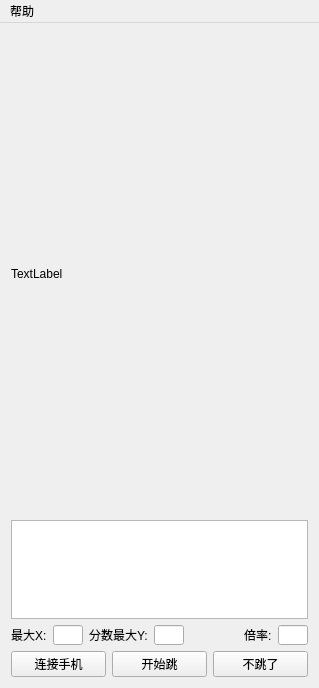
<?xml version="1.0" encoding="UTF-8"?>
<ui version="4.0">
 <class>MainWindow</class>
 <widget class="QMainWindow" name="MainWindow">
  <property name="geometry">
   <rect>
    <x>0</x>
    <y>0</y>
    <width>319</width>
    <height>688</height>
   </rect>
  </property>
  <property name="windowTitle">
   <string>MainWindow</string>
  </property>
  <widget class="QWidget" name="centralWidget">
   <layout class="QVBoxLayout" name="verticalLayout">
    <item>
     <widget class="QLabel" name="label">
      <property name="minimumSize">
       <size>
        <width>270</width>
        <height>480</height>
       </size>
      </property>
      <property name="maximumSize">
       <size>
        <width>270</width>
        <height>480</height>
       </size>
      </property>
      <property name="text">
       <string>TextLabel</string>
      </property>
     </widget>
    </item>
    <item>
     <widget class="QTextBrowser" name="textBrowser">
      <property name="maximumSize">
       <size>
        <width>16777215</width>
        <height>100</height>
       </size>
      </property>
     </widget>
    </item>
    <item>
     <layout class="QHBoxLayout" name="horizontalLayout_2">
      <item>
       <widget class="QLabel" name="label_2">
        <property name="maximumSize">
         <size>
          <width>40</width>
          <height>16777215</height>
         </size>
        </property>
        <property name="text">
         <string>最大X:</string>
        </property>
       </widget>
      </item>
      <item>
       <widget class="QLineEdit" name="lineEdit_MaxX">
        <property name="maximumSize">
         <size>
          <width>30</width>
          <height>20</height>
         </size>
        </property>
        <property name="toolTip">
         <string>&lt;html&gt;&lt;head/&gt;&lt;body&gt;&lt;p&gt;分辨率X值，比如分辨率1080*1920，此处填1080&lt;/p&gt;&lt;/body&gt;&lt;/html&gt;</string>
        </property>
        <property name="whatsThis">
         <string>&lt;html&gt;&lt;head/&gt;&lt;body&gt;&lt;p&gt;&lt;br/&gt;&lt;/p&gt;&lt;/body&gt;&lt;/html&gt;</string>
        </property>
        <property name="text">
         <string/>
        </property>
       </widget>
      </item>
      <item>
       <widget class="QLabel" name="label_4">
        <property name="maximumSize">
         <size>
          <width>70</width>
          <height>16777215</height>
         </size>
        </property>
        <property name="text">
         <string>分数最大Y:</string>
        </property>
       </widget>
      </item>
      <item>
       <widget class="QLineEdit" name="lineEdit_Feny">
        <property name="maximumSize">
         <size>
          <width>30</width>
          <height>20</height>
         </size>
        </property>
        <property name="toolTip">
         <string>&lt;html&gt;&lt;head/&gt;&lt;body&gt;&lt;p&gt;显示分数位置的底部Y值&lt;/p&gt;&lt;p&gt;从游戏截图中找&lt;br/&gt;&lt;/p&gt;&lt;p&gt;&lt;img src=&quot;:/imge/screen.png&quot;/&gt;&lt;/p&gt;&lt;/body&gt;&lt;/html&gt;</string>
        </property>
        <property name="text">
         <string/>
        </property>
       </widget>
      </item>
      <item>
       <spacer name="horizontalSpacer">
        <property name="orientation">
         <enum>Qt::Horizontal</enum>
        </property>
        <property name="sizeHint" stdset="0">
         <size>
          <width>40</width>
          <height>20</height>
         </size>
        </property>
       </spacer>
      </item>
      <item>
       <widget class="QLabel" name="label_3">
        <property name="maximumSize">
         <size>
          <width>30</width>
          <height>16777215</height>
         </size>
        </property>
        <property name="text">
         <string>倍率:</string>
        </property>
       </widget>
      </item>
      <item>
       <widget class="QLineEdit" name="lineEdit_Beilv">
        <property name="maximumSize">
         <size>
          <width>30</width>
          <height>20</height>
         </size>
        </property>
        <property name="toolTip">
         <string>&lt;html&gt;&lt;head/&gt;&lt;body&gt;&lt;p&gt;此处填距离与时间的转换关系，分辨率1080*1920，此处填1.38，其他手机，自己自行调试&lt;/p&gt;&lt;/body&gt;&lt;/html&gt;</string>
        </property>
       </widget>
      </item>
     </layout>
    </item>
    <item>
     <layout class="QHBoxLayout" name="horizontalLayout">
      <item>
       <widget class="QPushButton" name="pushButton">
        <property name="maximumSize">
         <size>
          <width>100</width>
          <height>16777215</height>
         </size>
        </property>
        <property name="text">
         <string>连接手机</string>
        </property>
       </widget>
      </item>
      <item>
       <widget class="QPushButton" name="pushButton_start">
        <property name="maximumSize">
         <size>
          <width>200</width>
          <height>16777215</height>
         </size>
        </property>
        <property name="text">
         <string>开始跳</string>
        </property>
       </widget>
      </item>
      <item>
       <widget class="QPushButton" name="pushButton_stop">
        <property name="maximumSize">
         <size>
          <width>100</width>
          <height>16777215</height>
         </size>
        </property>
        <property name="text">
         <string>不跳了</string>
        </property>
       </widget>
      </item>
     </layout>
    </item>
   </layout>
  </widget>
  <widget class="QMenuBar" name="menuBar">
   <property name="geometry">
    <rect>
     <x>0</x>
     <y>0</y>
     <width>319</width>
     <height>26</height>
    </rect>
   </property>
   <widget class="QMenu" name="menu">
    <property name="title">
     <string>帮助</string>
    </property>
    <addaction name="actionAboutset"/>
   </widget>
   <addaction name="menu"/>
  </widget>
  <action name="actionAboutset">
   <property name="text">
    <string>设置说明</string>
   </property>
  </action>
 </widget>
 <layoutdefault spacing="6" margin="11"/>
 <resources/>
 <connections/>
</ui>
